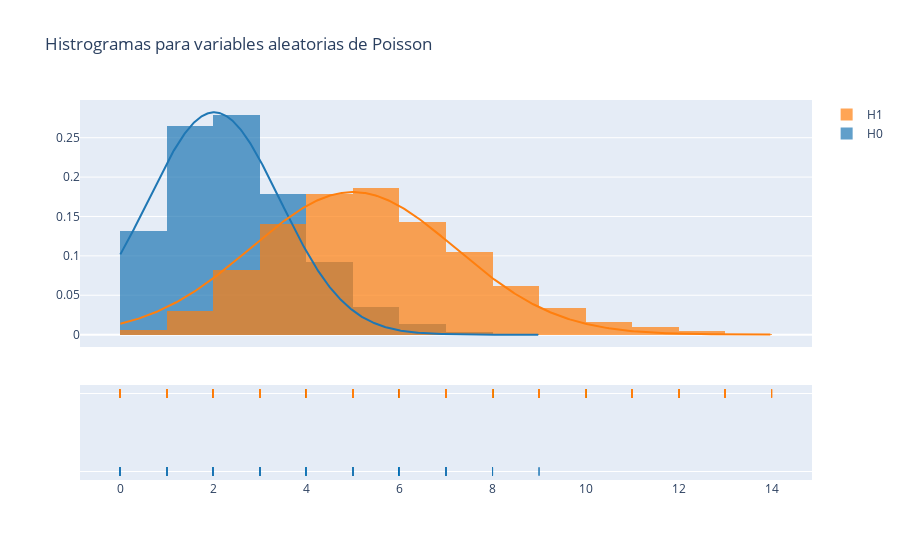

Write notebook code for a chart like this one.
### Markdown cell above
Se crean los histogramas para las variables generadas.

### Code cell
fig = ff.create_distplot([df[c] for c in df.columns], df.columns, curve_type="normal")
fig.update_layout(title='Histrogramas para variables aleatorias de Poisson')
fig.show()

### Figure 1 — Plotly figure (JSON) as saved in the notebook; plotly's stock layout.template omitted (floating-point values rounded to 4 significant figures; data arrays with more than 128 entries replaced by an {"elided": "..."} marker saying what was removed)
{"data": [{"autobinx": false, "histnorm": "probability density", "legendgroup": "H0", "marker": {"color": "rgb(31, 119, 180)"}, "name": "H0", "opacity": 0.7, "type": "histogram", "x": {"elided": "10000 int values"}, "xaxis": "x", "xbins": {"end": 9, "size": 1, "start": 0}, "yaxis": "y"}, {"autobinx": false, "histnorm": "probability density", "legendgroup": "H1", "marker": {"color": "rgb(255, 127, 14)"}, "name": "H1", "opacity": 0.7, "type": "histogram", "x": {"elided": "10000 int values"}, "xaxis": "x", "xbins": {"end": 14, "size": 1, "start": 0}, "yaxis": "y"}, {"legendgroup": "H0", "marker": {"color": "rgb(31, 119, 180)"}, "mode": "lines", "name": "H0", "showlegend": false, "type": "scatter", "x": {"elided": "500 float values"}, "xaxis": "x", "y": {"elided": "500 float values"}, "yaxis": "y"}, {"legendgroup": "H1", "marker": {"color": "rgb(255, 127, 14)"}, "mode": "lines", "name": "H1", "showlegend": false, "type": "scatter", "x": {"elided": "500 float values"}, "xaxis": "x", "y": {"elided": "500 float values"}, "yaxis": "y"}, {"legendgroup": "H0", "marker": {"color": "rgb(31, 119, 180)", "symbol": "line-ns-open"}, "mode": "markers", "name": "H0", "showlegend": false, "type": "scatter", "x": {"elided": "10000 int values"}, "xaxis": "x", "y": {"elided": "10000 str values"}, "yaxis": "y2"}, {"legendgroup": "H1", "marker": {"color": "rgb(255, 127, 14)", "symbol": "line-ns-open"}, "mode": "markers", "name": "H1", "showlegend": false, "type": "scatter", "x": {"elided": "10000 int values"}, "xaxis": "x", "y": {"elided": "10000 str values"}, "yaxis": "y2"}], "layout": {"barmode": "overlay", "hovermode": "closest", "legend": {"traceorder": "reversed"}, "title": {"text": "Histrogramas para variables aleatorias de Poisson"}, "xaxis": {"anchor": "y2", "domain": [0, 1], "zeroline": false}, "yaxis": {"anchor": "free", "domain": [0.35, 1], "position": 0}, "yaxis2": {"anchor": "x", "domain": [0, 0.25], "dtick": 1, "showticklabels": false}}}
